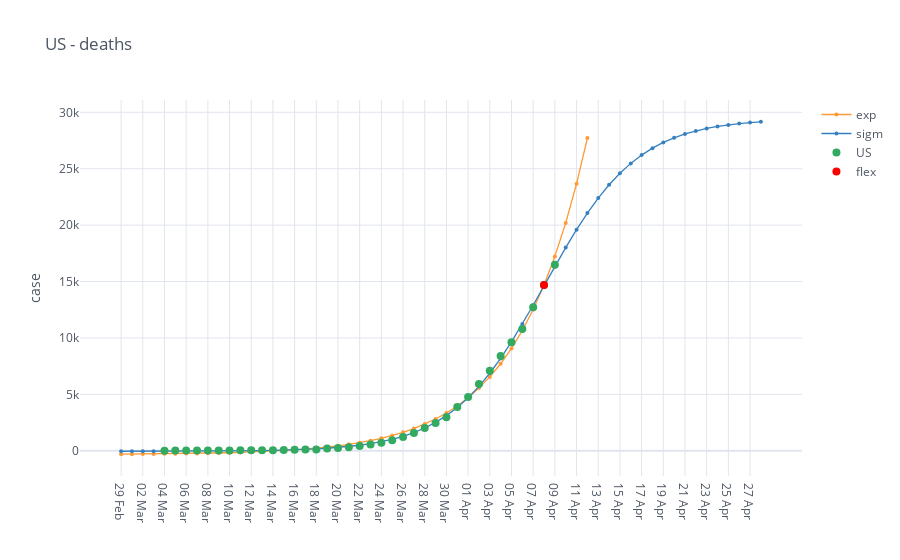

Source (notebook cell):
### Code cell
death_cases = io.world_load_cases(io.get_filename_death_cases(), [country])
condition = death_cases[country] >= 10
death_cases = death_cases[condition]
# deaths
fig_analysis = mp.iplot_analysis_plot(death_cases, title=country + ' - deaths', log_fitting=False)
fig_analysis.show()

### Figure 1 — Plotly figure (JSON) as saved in the notebook; plotly's stock layout.template omitted (floating-point values rounded to 4 significant figures)
{"data": [{"line": {"color": "rgba(255, 153, 51, 1.0)", "dash": "solid", "shape": "linear", "width": 1.3}, "marker": {"size": 4, "symbol": "circle"}, "mode": "lines+markers", "name": "exp", "text": "", "type": "scatter", "x": ["29 Feb", "01 Mar", "02 Mar", "03 Mar", "04 Mar", "05 Mar", "06 Mar", "07 Mar", "08 Mar", "09 Mar", "10 Mar", "11 Mar", "12 Mar", "13 Mar", "14 Mar", "15 Mar", "16 Mar", "17 Mar", "18 Mar", "19 Mar", "20 Mar", "21 Mar", "22 Mar", "23 Mar", "24 Mar", "25 Mar", "26 Mar", "27 Mar", "28 Mar", "29 Mar", "30 Mar", "31 Mar", "01 Apr", "02 Apr", "03 Apr", "04 Apr", "05 Apr", "06 Apr", "07 Apr", "08 Apr", "09 Apr", "10 Apr", "11 Apr", "12 Apr", "13 Apr", "14 Apr", "15 Apr", "16 Apr", "17 Apr", "18 Apr", "19 Apr", "20 Apr", "21 Apr", "22 Apr", "23 Apr", "24 Apr", "25 Apr", "26 Apr", "27 Apr", "28 Apr"], "y": [-304.9, -299.2, -292.4, -284.5, -275.3, -264.5, -251.9, -237.2, -220.0, -199.9, -176.4, -148.9, -116.8, -79.23, -35.34, 15.97, 75.94, 146.0, 228.0, 323.7, 435.7, 566.6, 719.5, 898.3, 1107.0, 1352.0, 1637.0, 1971.0, 2361.0, 2817.0, 3350.0, 3973.0, 4702.0, 5553.0, 6548.0, 7712.0, 9071.0, 10660.0, 12520.0, 14690.0, 17230.0, 20200.0, 23660.0, 27720.0, "", "", "", "", "", "", "", "", "", "", "", "", "", "", "", ""]}, {"line": {"color": "rgba(55, 128, 191, 1.0)", "dash": "solid", "shape": "linear", "width": 1.3}, "marker": {"size": 4, "symbol": "circle"}, "mode": "lines+markers", "name": "sigm", "text": "", "type": "scatter", "x": ["29 Feb", "01 Mar", "02 Mar", "03 Mar", "04 Mar", "05 Mar", "06 Mar", "07 Mar", "08 Mar", "09 Mar", "10 Mar", "11 Mar", "12 Mar", "13 Mar", "14 Mar", "15 Mar", "16 Mar", "17 Mar", "18 Mar", "19 Mar", "20 Mar", "21 Mar", "22 Mar", "23 Mar", "24 Mar", "25 Mar", "26 Mar", "27 Mar", "28 Mar", "29 Mar", "30 Mar", "31 Mar", "01 Apr", "02 Apr", "03 Apr", "04 Apr", "05 Apr", "06 Apr", "07 Apr", "08 Apr", "09 Apr", "10 Apr", "11 Apr", "12 Apr", "13 Apr", "14 Apr", "15 Apr", "16 Apr", "17 Apr", "18 Apr", "19 Apr", "20 Apr", "21 Apr", "22 Apr", "23 Apr", "24 Apr", "25 Apr", "26 Apr", "27 Apr", "28 Apr"], "y": [-43.4, -42.57, -41.53, -40.2, -38.53, -36.41, -33.74, -30.36, -26.09, -20.69, -13.88, -5.267, 5.61, 19.35, 36.69, 58.58, 86.2, 121.0, 165.0, 220.3, 289.9, 377.5, 487.4, 625.1, 797.3, 1012.0, 1279.0, 1609.0, 2016.0, 2513.0, 3116.0, 3840.0, 4701.0, 5709.0, 6872.0, 8188.0, 9647.0, 11230.0, 12900.0, 14610.0, 16330.0, 18010.0, 19600.0, 21070.0, 22400.0, 23580.0, 24600.0, 25470.0, 26210.0, 26820.0, 27330.0, 27740.0, 28080.0, 28350.0, 28570.0, 28750.0, 28890.0, 29000.0, 29090.0, 29160.0]}, {"line": {"color": "rgba(50, 171, 96, 1.0)", "dash": "solid", "shape": "linear", "width": 1.3}, "marker": {"size": 8, "symbol": "circle"}, "mode": "markers", "name": "US", "text": "", "type": "scatter", "x": ["29 Feb", "01 Mar", "02 Mar", "03 Mar", "04 Mar", "05 Mar", "06 Mar", "07 Mar", "08 Mar", "09 Mar", "10 Mar", "11 Mar", "12 Mar", "13 Mar", "14 Mar", "15 Mar", "16 Mar", "17 Mar", "18 Mar", "19 Mar", "20 Mar", "21 Mar", "22 Mar", "23 Mar", "24 Mar", "25 Mar", "26 Mar", "27 Mar", "28 Mar", "29 Mar", "30 Mar", "31 Mar", "01 Apr", "02 Apr", "03 Apr", "04 Apr", "05 Apr", "06 Apr", "07 Apr", "08 Apr", "09 Apr", "10 Apr", "11 Apr", "12 Apr", "13 Apr", "14 Apr", "15 Apr", "16 Apr", "17 Apr", "18 Apr", "19 Apr", "20 Apr", "21 Apr", "22 Apr", "23 Apr", "24 Apr", "25 Apr", "26 Apr", "27 Apr", "28 Apr"], "y": ["", "", "", "", 11.0, 12.0, 14.0, 17.0, 21.0, 22.0, 28.0, 36.0, 40.0, 47.0, 54.0, 63.0, 85.0, 108.0, 118.0, 200.0, 244.0, 307.0, 417.0, 557.0, 706.0, 942.0, 1209.0, 1581.0, 2026.0, 2467.0, 2978.0, 3873.0, 4757.0, 5926.0, 7087.0, 8407.0, 9619.0, 10780.0, 12720.0, 14700.0, 16480.0, "", "", "", "", "", "", "", "", "", "", "", "", "", "", "", "", "", "", ""]}, {"marker": {"color": "rgba(255, 0, 0, 125)", "size": 8}, "mode": "markers", "name": "flex", "type": "scatter", "x": ["08 Apr"], "y": [14690.0]}], "layout": {"legend": {"bgcolor": "#FFFFFF", "font": {"color": "#4D5663"}}, "paper_bgcolor": "#FFFFFF", "plot_bgcolor": "#FFFFFF", "title": {"font": {"color": "#4D5663"}, "text": "US - deaths"}, "xaxis": {"gridcolor": "#E1E5ED", "showgrid": true, "tickfont": {"color": "#4D5663"}, "title": {"font": {"color": "#4D5663"}, "text": ""}, "zerolinecolor": "#E1E5ED"}, "yaxis": {"gridcolor": "#E1E5ED", "showgrid": true, "tickfont": {"color": "#4D5663"}, "title": {"font": {"color": "#4D5663"}, "text": "case"}, "zerolinecolor": "#E1E5ED"}}}
